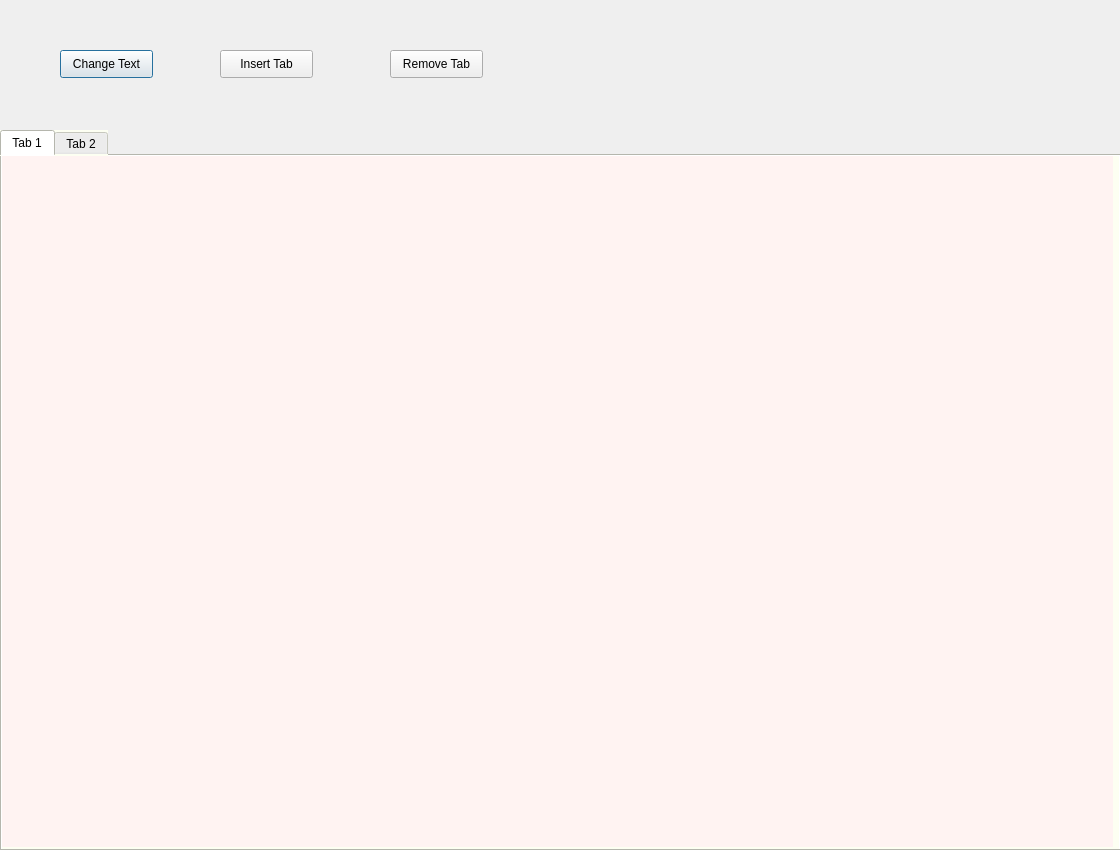
<?xml version="1.0" encoding="UTF-8"?>
<ui version="4.0">
 <class>Dialog</class>
 <widget class="QDialog" name="Dialog">
  <property name="geometry">
   <rect>
    <x>0</x>
    <y>0</y>
    <width>1120</width>
    <height>850</height>
   </rect>
  </property>
  <property name="windowTitle">
   <string>Dialog</string>
  </property>
  <widget class="QTabWidget" name="tabWidget">
   <property name="geometry">
    <rect>
     <x>0</x>
     <y>130</y>
     <width>1121</width>
     <height>721</height>
    </rect>
   </property>
   <property name="styleSheet">
    <string notr="true">background-color: rgb(253, 255, 242);</string>
   </property>
   <property name="currentIndex">
    <number>0</number>
   </property>
   <widget class="QWidget" name="tab">
    <attribute name="title">
     <string>Tab 1</string>
    </attribute>
    <widget class="QWidget" name="widget" native="true">
     <property name="geometry">
      <rect>
       <x>0</x>
       <y>0</y>
       <width>1111</width>
       <height>691</height>
      </rect>
     </property>
     <property name="styleSheet">
      <string notr="true">background-color: rgb(255, 243, 242);</string>
     </property>
    </widget>
   </widget>
   <widget class="QWidget" name="tab_2">
    <attribute name="title">
     <string>Tab 2</string>
    </attribute>
   </widget>
  </widget>
  <widget class="QPushButton" name="change">
   <property name="geometry">
    <rect>
     <x>60</x>
     <y>50</y>
     <width>93</width>
     <height>28</height>
    </rect>
   </property>
   <property name="text">
    <string>Change Text</string>
   </property>
  </widget>
  <widget class="QPushButton" name="insert">
   <property name="geometry">
    <rect>
     <x>220</x>
     <y>50</y>
     <width>93</width>
     <height>28</height>
    </rect>
   </property>
   <property name="text">
    <string>Insert Tab</string>
   </property>
  </widget>
  <widget class="QPushButton" name="remove">
   <property name="geometry">
    <rect>
     <x>390</x>
     <y>50</y>
     <width>93</width>
     <height>28</height>
    </rect>
   </property>
   <property name="text">
    <string>Remove Tab</string>
   </property>
  </widget>
 </widget>
 <resources/>
 <connections/>
</ui>
